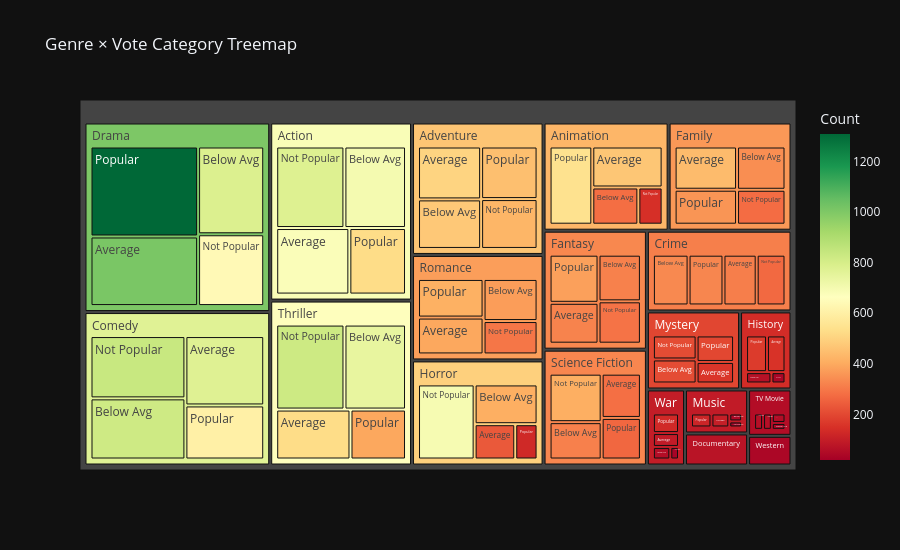

Notebook code for this chart:
### Code cell
# ── Treemap: Genre × Vote_Bucket distribution ─────────────────────────────────
tree_data = df.dropna(subset=['Vote_Bucket']).groupby(['Genre','Vote_Bucket']).size().reset_index(name='Count')

fig = px.treemap(
    tree_data, path=['Genre','Vote_Bucket'], values='Count',
    color='Count', color_continuous_scale='RdYlGn',
    title='Genre × Vote Category Treemap',
    template='plotly_dark'
)
fig.update_layout(height=550)
fig.show()

### Figure 1 — Plotly figure (JSON) as saved in the notebook; plotly's stock layout.template omitted (floating-point values rounded to 4 significant figures)
{"data": [{"branchvalues": "total", "customdata": [[777.0], [702.0], [680.0], [527.0], [426.0], [473.0], [505.0], [449.0], [147.0], [279.0], [469.0], [544.0], [836.0], [820.0], [773.0], [602.0], [270.0], [334.0], [311.0], [327.0], [38.0], [20.0], [52.0], [105.0], [641.0], [784.0], [1011.0], [1308.0], [276.0], [342.0], [440.0], [356.0], [289.0], [318.0], [322.0], [379.0], [36.0], [65.0], [153.0], [173.0], [696.0], [410.0], [235.0], [129.0], [32.0], [42.0], [103.0], [118.0], [208.0], [208.0], [160.0], [197.0], [295.0], [372.0], [395.0], [414.0], [410.0], [316.0], [282.0], [265.0], [61.0], [39.0], [60.0], [54.0], [824.0], [743.0], [527.0], [394.0], [28.0], [56.0], [93.0], [131.0], [22.0], [25.0], [42.0], [48.0], [683.8], [465.1], [427.6], [769.1], [312.5], [72.43], [1004.0], [363.1], [330.3], [137.8], [492.8], [92.61], [195.3], [374.5], [328.1], [54.94], [668.8], [96.53], [37.79]], "domain": {"x": [0, 1], "y": [0, 1]}, "hovertemplate": "labels=%{label}<br>Count_sum=%{value}<br>parent=%{parent}<br>id=%{id}<br>Count=%{color}<extra></extra>", "ids": ["Action/Not Popular", "Action/Below Avg", "Action/Average", "Action/Popular", "Adventure/Not Popular", "Adventure/Below Avg", "Adventure/Average", "Adventure/Popular", "Animation/Not Popular", "Animation/Below Avg", "Animation/Average", "Animation/Popular", "Comedy/Not Popular", "Comedy/Below Avg", "Comedy/Average", "Comedy/Popular", "Crime/Not Popular", "Crime/Below Avg", "Crime/Average", "Crime/Popular", "Documentary/Not Popular", "Documentary/Below Avg", "Documentary/Average", "Documentary/Popular", "Drama/Not Popular", "Drama/Below Avg", "Drama/Average", "Drama/Popular", "Family/Not Popular", "Family/Below Avg", "Family/Average", "Family/Popular", "Fantasy/Not Popular", "Fantasy/Below Avg", "Fantasy/Average", "Fantasy/Popular", "History/Not Popular", "History/Below Avg", "History/Average", "History/Popular", "Horror/Not Popular", "Horror/Below Avg", "Horror/Average", "Horror/Popular", "Music/Not Popular", "Music/Below Avg", "Music/Average", "Music/Popular", "Mystery/Not Popular", "Mystery/Below Avg", "Mystery/Average", "Mystery/Popular", "Romance/Not Popular", "Romance/Below Avg", "Romance/Average", "Romance/Popular", "Science Fiction/Not Popular", "Science Fiction/Below Avg", "Science Fiction/Average", "Science Fiction/Popular", "TV Movie/Not Popular", "TV Movie/Below Avg", "TV Movie/Average", "TV Movie/Popular", "Thriller/Not Popular", "Thriller/Below Avg", "Thriller/Average", "Thriller/Popular", "War/Not Popular", "War/Below Avg", "War/Average", "War/Popular", "Western/Not Popular", "Western/Below Avg", "Western/Average", "Western/Popular", "Action", "Adventure", "Animation", "Comedy", "Crime", "Documentary", "Drama", "Family", "Fantasy", "History", "Horror", "Music", "Mystery", "Romance", "Science Fiction", "TV Movie", "Thriller", "War", "Western"], "labels": ["Not Popular", "Below Avg", "Average", "Popular", "Not Popular", "Below Avg", "Average", "Popular", "Not Popular", "Below Avg", "Average", "Popular", "Not Popular", "Below Avg", "Average", "Popular", "Not Popular", "Below Avg", "Average", "Popular", "Not Popular", "Below Avg", "Average", "Popular", "Not Popular", "Below Avg", "Average", "Popular", "Not Popular", "Below Avg", "Average", "Popular", "Not Popular", "Below Avg", "Average", "Popular", "Not Popular", "Below Avg", "Average", "Popular", "Not Popular", "Below Avg", "Average", "Popular", "Not Popular", "Below Avg", "Average", "Popular", "Not Popular", "Below Avg", "Average", "Popular", "Not Popular", "Below Avg", "Average", "Popular", "Not Popular", "Below Avg", "Average", "Popular", "Not Popular", "Below Avg", "Average", "Popular", "Not Popular", "Below Avg", "Average", "Popular", "Not Popular", "Below Avg", "Average", "Popular", "Not Popular", "Below Avg", "Average", "Popular", "Action", "Adventure", "Animation", "Comedy", "Crime", "Documentary", "Drama", "Family", "Fantasy", "History", "Horror", "Music", "Mystery", "Romance", "Science Fiction", "TV Movie", "Thriller", "War", "Western"], "marker": {"coloraxis": "coloraxis", "colors": [777.0, 702.0, 680.0, 527.0, 426.0, 473.0, 505.0, 449.0, 147.0, 279.0, 469.0, 544.0, 836.0, 820.0, 773.0, 602.0, 270.0, 334.0, 311.0, 327.0, 38.0, 20.0, 52.0, 105.0, 641.0, 784.0, 1011.0, 1308.0, 276.0, 342.0, 440.0, 356.0, 289.0, 318.0, 322.0, 379.0, 36.0, 65.0, 153.0, 173.0, 696.0, 410.0, 235.0, 129.0, 32.0, 42.0, 103.0, 118.0, 208.0, 208.0, 160.0, 197.0, 295.0, 372.0, 395.0, 414.0, 410.0, 316.0, 282.0, 265.0, 61.0, 39.0, 60.0, 54.0, 824.0, 743.0, 527.0, 394.0, 28.0, 56.0, 93.0, 131.0, 22.0, 25.0, 42.0, 48.0, 683.8, 465.1, 427.6, 769.1, 312.5, 72.43, 1004.0, 363.1, 330.3, 137.8, 492.8, 92.61, 195.3, 374.5, 328.1, 54.94, 668.8, 96.53, 37.79]}, "name": "", "parents": ["Action", "Action", "Action", "Action", "Adventure", "Adventure", "Adventure", "Adventure", "Animation", "Animation", "Animation", "Animation", "Comedy", "Comedy", "Comedy", "Comedy", "Crime", "Crime", "Crime", "Crime", "Documentary", "Documentary", "Documentary", "Documentary", "Drama", "Drama", "Drama", "Drama", "Family", "Family", "Family", "Family", "Fantasy", "Fantasy", "Fantasy", "Fantasy", "History", "History", "History", "History", "Horror", "Horror", "Horror", "Horror", "Music", "Music", "Music", "Music", "Mystery", "Mystery", "Mystery", "Mystery", "Romance", "Romance", "Romance", "Romance", "Science Fiction", "Science Fiction", "Science Fiction", "Science Fiction", "TV Movie", "TV Movie", "TV Movie", "TV Movie", "Thriller", "Thriller", "Thriller", "Thriller", "War", "War", "War", "War", "Western", "Western", "Western", "Western", "", "", "", "", "", "", "", "", "", "", "", "", "", "", "", "", "", "", ""], "type": "treemap", "values": [777.0, 702.0, 680.0, 527.0, 426.0, 473.0, 505.0, 449.0, 147.0, 279.0, 469.0, 544.0, 836.0, 820.0, 773.0, 602.0, 270.0, 334.0, 311.0, 327.0, 38.0, 20.0, 52.0, 105.0, 641.0, 784.0, 1011.0, 1308.0, 276.0, 342.0, 440.0, 356.0, 289.0, 318.0, 322.0, 379.0, 36.0, 65.0, 153.0, 173.0, 696.0, 410.0, 235.0, 129.0, 32.0, 42.0, 103.0, 118.0, 208.0, 208.0, 160.0, 197.0, 295.0, 372.0, 395.0, 414.0, 410.0, 316.0, 282.0, 265.0, 61.0, 39.0, 60.0, 54.0, 824.0, 743.0, 527.0, 394.0, 28.0, 56.0, 93.0, 131.0, 22.0, 25.0, 42.0, 48.0, 2686.0, 1853.0, 1439.0, 3031.0, 1242.0, 215.0, 3744.0, 1414.0, 1308.0, 427.0, 1470.0, 295.0, 773.0, 1476.0, 1273.0, 214.0, 2488.0, 308.0, 137.0]}], "layout": {"coloraxis": {"colorbar": {"title": {"text": "Count"}}, "colorscale": [[0, "rgb(165,0,38)"], [0.1, "rgb(215,48,39)"], [0.2, "rgb(244,109,67)"], [0.3, "rgb(253,174,97)"], [0.4, "rgb(254,224,139)"], [0.5, "rgb(255,255,191)"], [0.6, "rgb(217,239,139)"], [0.7, "rgb(166,217,106)"], [0.8, "rgb(102,189,99)"], [0.9, "rgb(26,152,80)"], [1, "rgb(0,104,55)"]]}, "height": 550, "legend": {"tracegroupgap": 0}, "title": {"text": "Genre × Vote Category Treemap"}}}
